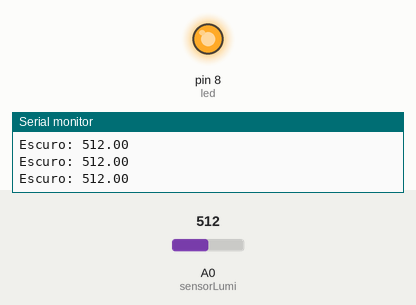
The sketch below on a simulated Arduino Uno, built with avr-gcc and run on an emulated ATmega328P. On the bench: output pins drawn as LEDs (lit = HIGH), the last lines printed to the serial monitor. The inputs (shaded band) are chosen by the test bench; at power-on: A0 (sensorLumi) = 512.

Above: at 1.2 s.
1.3 s: A0 (sensorLumi) set to 369
2.8 s: A0 (sensorLumi) set to 338
At 3.8 s:
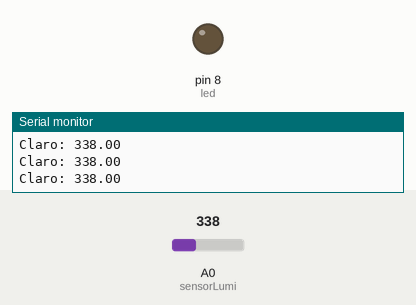
4.3 s: A0 (sensorLumi) set to 511
At 5.2 s:
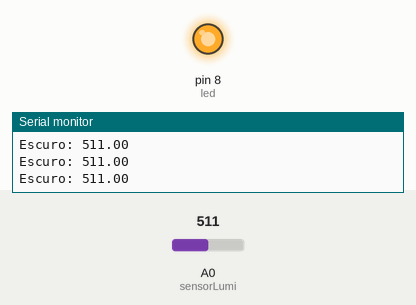
5.9 s: A0 (sensorLumi) set to 306
At 6.6 s:
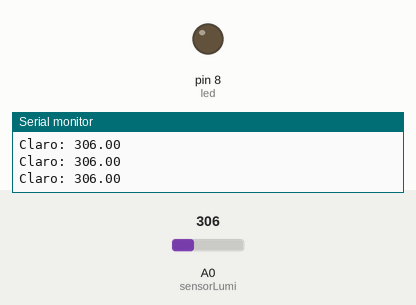
Timing chart, 0 to 8.5 s (numbered marks = the images above; inputs shaded):
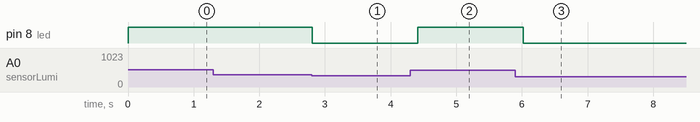

Measured:
- the behaviour switches between 351 and 350 on A0 (sensorLumi) (found by bisection; images 0 and 1)
- after the input at 2.8 s, pin 8 (led): HIGH → LOW at once
- after the input at 4.3 s, pin 8 (led): LOW → HIGH after 0.11 s
- after the input at 5.9 s, pin 8 (led): HIGH → LOW after 0.12 s

The sketch:

sensorLuminosidade.ino
```cpp
int sensorLumi = A0;
int led = 8;
int const claro = 350;
int const escuro = 450;

void setup() {
  pinMode(sensorLumi, INPUT);
  pinMode(led, OUTPUT);
  Serial.begin(9600);
}

void loop() {
  float luminosidade = analogRead(sensorLumi);

  if(luminosidade <= claro) {
    Serial.print("Claro: ");
    Serial.print(luminosidade);
    Serial.print("\n");
    digitalWrite(led, LOW);
  } else {
    Serial.print("Escuro: ");
    Serial.print(luminosidade);
    Serial.print("\n");
    digitalWrite(led, HIGH);
  }

  delay(200);
}
```
